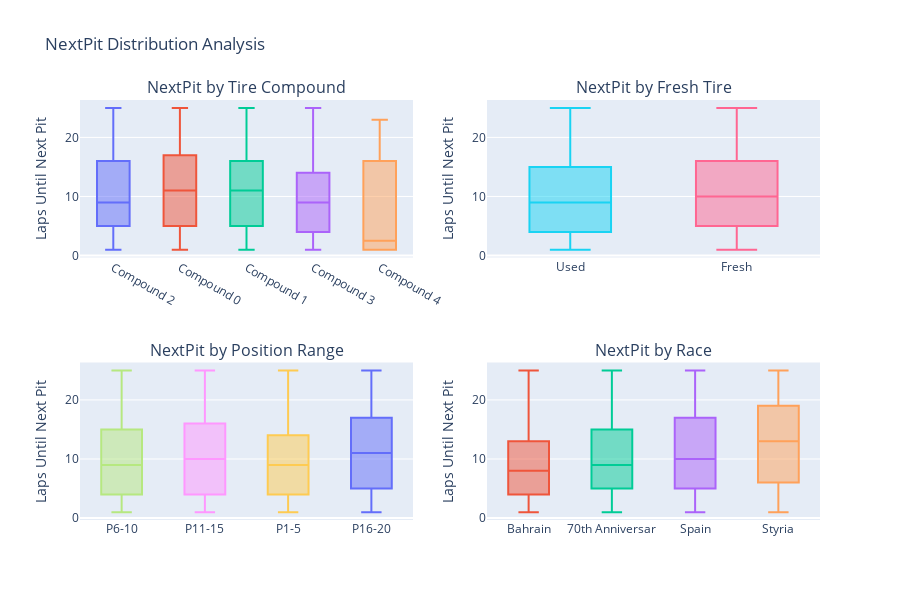
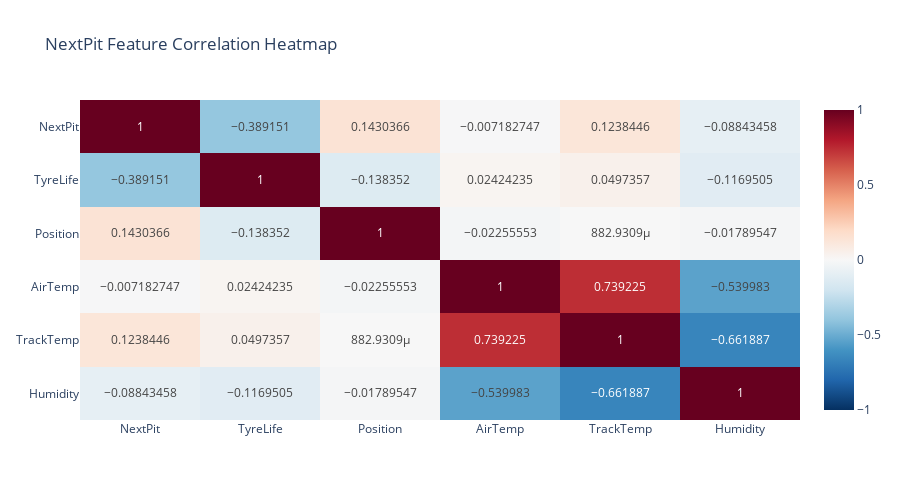

Here is the notebook cell these charts were saved with, in order:
### Code cell
# Interactive NextPit Analysis with Plotly


if 'NextPit' in df.columns:
    # Create sample for interactive plots
    df_interactive = df.sample(n=min(5000, len(df)), random_state=42)
    df_interactive = df_interactive[(df_interactive['NextPit'] >= 1) & (df_interactive['NextPit'] <= 25)]
    
    # 1. Interactive scatter plot: NextPit vs Lap Time colored by Tire Life
    if all(col in df.columns for col in ['LapTime', 'TyreLife']):
        fig1 = px.scatter(df_interactive, 
                         x='NextPit', 
                         y='LapTime',
                         color='TyreLife',
                         size='TyreLife',
                         hover_data=['Driver', 'Position', 'Compound_label'] if 'Driver' in df.columns else [],
                         title="🏎️ Interactive: NextPit vs Lap Time (colored by Tire Life)",
                         labels={'NextPit': 'Laps Until Next Pit', 
                                'LapTime': 'Lap Time (seconds)',
                                'TyreLife': 'Tire Life (laps)'})
        fig1.update_layout(height=500)
        fig1.show()
    
    # 2. Box plot: NextPit distribution by different categories
    fig2 = make_subplots(
        rows=2, cols=2,
        subplot_titles=('NextPit by Tire Compound', 'NextPit by Fresh Tire', 
                       'NextPit by Position Range', 'NextPit by Race'),
        specs=[[{"type": "box"}, {"type": "box"}],
               [{"type": "box"}, {"type": "box"}]]
    )
    
    # NextPit by Tire Compound
    if 'Compound_label' in df.columns:
        for compound in df_interactive['Compound_label'].unique():
            compound_data = df_interactive[df_interactive['Compound_label'] == compound]['NextPit']
            fig2.add_trace(
                go.Box(y=compound_data, name=f'Compound {compound}', showlegend=False),
                row=1, col=1
            )
    
    # NextPit by Fresh Tire
    if 'FreshTyre_encoded' in df.columns:
        for fresh in [0, 1]:
            fresh_data = df_interactive[df_interactive['FreshTyre_encoded'] == fresh]['NextPit']
            label = 'Fresh' if fresh == 1 else 'Used'
            fig2.add_trace(
                go.Box(y=fresh_data, name=label, showlegend=False),
                row=1, col=2
            )
    
    # NextPit by Position Range (if Position exists)
    if 'Position' in df.columns:
        df_interactive['PositionRange'] = pd.cut(df_interactive['Position'], 
                                               bins=[0, 5, 10, 15, 20], 
                                               labels=['1-5', '6-10', '11-15', '16-20'])
        for pos_range in df_interactive['PositionRange'].dropna().unique():
            pos_data = df_interactive[df_interactive['PositionRange'] == pos_range]['NextPit']
            fig2.add_trace(
                go.Box(y=pos_data, name=f'P{pos_range}', showlegend=False),
                row=2, col=1
            )
    
    # NextPit by Race (showing top races by data count)
    if 'RaceName_x' in df.columns:
        top_races = df_interactive['RaceName_x'].value_counts().head(4).index
        for race in top_races:
            race_data = df_interactive[df_interactive['RaceName_x'] == race]['NextPit']
            fig2.add_trace(
                go.Box(y=race_data, name=race[:15], showlegend=False),  # Truncate long race names
                row=2, col=2
            )
    
    fig2.update_layout(height=600, title_text=" NextPit Distribution Analysis")
    fig2.update_yaxes(title_text="Laps Until Next Pit")
    fig2.show()
    
   
    
    # Select relevant numeric features
    features_for_heatmap = ['NextPit', 'LapTime', 'TyreLife', 'Position', 'AirTemp', 'TrackTemp', 'Humidity']
    available_features = [f for f in features_for_heatmap if f in df.columns]
    
    if len(available_features) > 2:
        correlation_subset = df[available_features].corr()
        
        # Create interactive heatmap
        fig3 = px.imshow(correlation_subset,
                        text_auto=True,
                        aspect="auto",
                        title=" NextPit Feature Correlation Heatmap",
                        color_continuous_scale='RdBu_r',
                        zmin=-1, zmax=1)
        fig3.update_layout(height=500)
        fig3.show()
        
        # Print top correlations with NextPit
        nextpit_corr = correlation_subset['NextPit'].drop('NextPit').sort_values(key=abs, ascending=False)
        print(f"\n Top correlations with NextPit:")
        for feature, corr in nextpit_corr.head(5).items():
            print(f"   • {feature}: {corr:.3f}")

### Figure 1 — Plotly figure (JSON) as saved in the notebook; plotly's stock layout.template omitted (floating-point values rounded to 4 significant figures; data arrays with more than 128 entries replaced by an {"elided": "..."} marker saying what was removed)
{"data": [{"name": "Compound 2", "showlegend": false, "type": "box", "xaxis": "x", "y": {"elided": "1113 float values"}, "yaxis": "y"}, {"name": "Compound 0", "showlegend": false, "type": "box", "xaxis": "x", "y": {"elided": "586 float values"}, "yaxis": "y"}, {"name": "Compound 1", "showlegend": false, "type": "box", "xaxis": "x", "y": {"elided": "145 float values"}, "yaxis": "y"}, {"name": "Compound 3", "showlegend": false, "type": "box", "xaxis": "x", "y": {"elided": "808 float values"}, "yaxis": "y"}, {"name": "Compound 4", "showlegend": false, "type": "box", "xaxis": "x", "y": [3.0, 4.0, 1.0, 1.0, 1.0, 16.0, 16.0, 2.0, 1.0, 23.0], "yaxis": "y"}, {"name": "Used", "showlegend": false, "type": "box", "xaxis": "x2", "y": {"elided": "814 float values"}, "yaxis": "y2"}, {"name": "Fresh", "showlegend": false, "type": "box", "xaxis": "x2", "y": {"elided": "1848 float values"}, "yaxis": "y2"}, {"name": "P6-10", "showlegend": false, "type": "box", "xaxis": "x3", "y": {"elided": "742 float values"}, "yaxis": "y3"}, {"name": "P11-15", "showlegend": false, "type": "box", "xaxis": "x3", "y": {"elided": "622 float values"}, "yaxis": "y3"}, {"name": "P1-5", "showlegend": false, "type": "box", "xaxis": "x3", "y": {"elided": "819 float values"}, "yaxis": "y3"}, {"name": "P16-20", "showlegend": false, "type": "box", "xaxis": "x3", "y": {"elided": "479 float values"}, "yaxis": "y3"}, {"name": "Bahrain", "showlegend": false, "type": "box", "xaxis": "x4", "y": {"elided": "385 float values"}, "yaxis": "y4"}, {"name": "70th Anniversar", "showlegend": false, "type": "box", "xaxis": "x4", "y": {"elided": "337 float values"}, "yaxis": "y4"}, {"name": "Spain", "showlegend": false, "type": "box", "xaxis": "x4", "y": {"elided": "319 float values"}, "yaxis": "y4"}, {"name": "Styria", "showlegend": false, "type": "box", "xaxis": "x4", "y": {"elided": "288 float values"}, "yaxis": "y4"}], "layout": {"annotations": [{"font": {"size": 16}, "showarrow": false, "text": "NextPit by Tire Compound", "x": 0.225, "xanchor": "center", "xref": "paper", "y": 1, "yanchor": "bottom", "yref": "paper"}, {"font": {"size": 16}, "showarrow": false, "text": "NextPit by Fresh Tire", "x": 0.775, "xanchor": "center", "xref": "paper", "y": 1, "yanchor": "bottom", "yref": "paper"}, {"font": {"size": 16}, "showarrow": false, "text": "NextPit by Position Range", "x": 0.225, "xanchor": "center", "xref": "paper", "y": 0.375, "yanchor": "bottom", "yref": "paper"}, {"font": {"size": 16}, "showarrow": false, "text": "NextPit by Race", "x": 0.775, "xanchor": "center", "xref": "paper", "y": 0.375, "yanchor": "bottom", "yref": "paper"}], "height": 600, "title": {"text": " NextPit Distribution Analysis"}, "xaxis": {"anchor": "y", "domain": [0, 0.45]}, "xaxis2": {"anchor": "y2", "domain": [0.55, 1]}, "xaxis3": {"anchor": "y3", "domain": [0, 0.45]}, "xaxis4": {"anchor": "y4", "domain": [0.55, 1]}, "yaxis": {"anchor": "x", "domain": [0.625, 1], "title": {"text": "Laps Until Next Pit"}}, "yaxis2": {"anchor": "x2", "domain": [0.625, 1], "title": {"text": "Laps Until Next Pit"}}, "yaxis3": {"anchor": "x3", "domain": [0, 0.375], "title": {"text": "Laps Until Next Pit"}}, "yaxis4": {"anchor": "x4", "domain": [0, 0.375], "title": {"text": "Laps Until Next Pit"}}}}

### Figure 2 — Plotly figure (JSON) as saved in the notebook; plotly's stock layout.template omitted (floating-point values rounded to 4 significant figures)
{"data": [{"coloraxis": "coloraxis", "hovertemplate": "x: %{x}<br>y: %{y}<br>color: %{z}<extra></extra>", "name": "0", "texttemplate": "%{z}", "type": "heatmap", "x": ["NextPit", "TyreLife", "Position", "AirTemp", "TrackTemp", "Humidity"], "xaxis": "x", "y": ["NextPit", "TyreLife", "Position", "AirTemp", "TrackTemp", "Humidity"], "yaxis": "y", "z": [[1.0, -0.3892, 0.143, -0.007183, 0.1238, -0.08843], [-0.3892, 1.0, -0.1384, 0.02424, 0.04974, -0.117], [0.143, -0.1384, 1.0, -0.02256, 0.0008829, -0.0179], [-0.007183, 0.02424, -0.02256, 1.0, 0.7392, -0.54], [0.1238, 0.04974, 0.0008829, 0.7392, 1.0, -0.6619], [-0.08843, -0.117, -0.0179, -0.54, -0.6619, 1.0]]}], "layout": {"coloraxis": {"cmax": 1, "cmin": -1, "colorscale": [[0, "rgb(5,48,97)"], [0.1, "rgb(33,102,172)"], [0.2, "rgb(67,147,195)"], [0.3, "rgb(146,197,222)"], [0.4, "rgb(209,229,240)"], [0.5, "rgb(247,247,247)"], [0.6, "rgb(253,219,199)"], [0.7, "rgb(244,165,130)"], [0.8, "rgb(214,96,77)"], [0.9, "rgb(178,24,43)"], [1, "rgb(103,0,31)"]]}, "height": 500, "title": {"text": " NextPit Feature Correlation Heatmap"}, "xaxis": {"anchor": "y", "domain": [0, 1]}, "yaxis": {"anchor": "x", "autorange": "reversed", "domain": [0, 1]}}}
